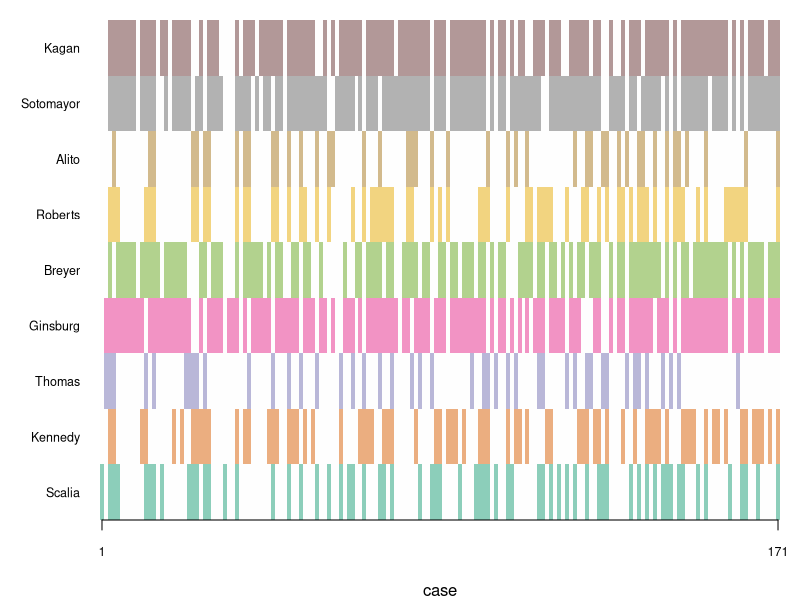

Generate this figure with R:
##############################################################################
##############################################################################
# Example 2.2
# US Supreme court ideological leaning
# Reproduces Figure 2.3
#
# Copyright (c) 2016 Johan Dahlin [ johan.dahlin (at) liu.se ]
# Distributed under the MIT license.
#
##############################################################################
##############################################################################

#setwd("~/projects/phd-thesis/thesis-figures/ex-supreme")

# Setup plot colors
library("RColorBrewer")
plotColors = brewer.pal(8, "Dark2");
plotColors1 = c(plotColors,"#663333")
plotColors2 = c("#FFFFFF",plotColors,"#663333")

library("MCMCpack")

d <- as.matrix( read.table("supreme-court-2010-2015.csv",sep=",",stringsAsFactors=FALSE,header=TRUE) )
nCases <- dim(d)[1]

for (ii in 1:9){
  d[,ii] = d[,ii] * ii
}

cairo_pdf("ex-supreme-data.pdf", height = 8, width = 8)
layout(matrix(1, 1, 1, byrow = TRUE))  
par(mar=c(4,5,1,1))
image(1:nCases,1:9,d,xlab="case",ylab="",
      col=rgb(t(col2rgb(plotColors2))/256,alpha=0.50),
      yaxt="n",xaxt="n",bty='n')
axis(1,at=c(1,nCases),cex.axis=0.75)
axis(2,at=seq(1,9,1),labels=colnames(d),las=1,cex.axis=0.75,lwd=0)
dev.off() 
